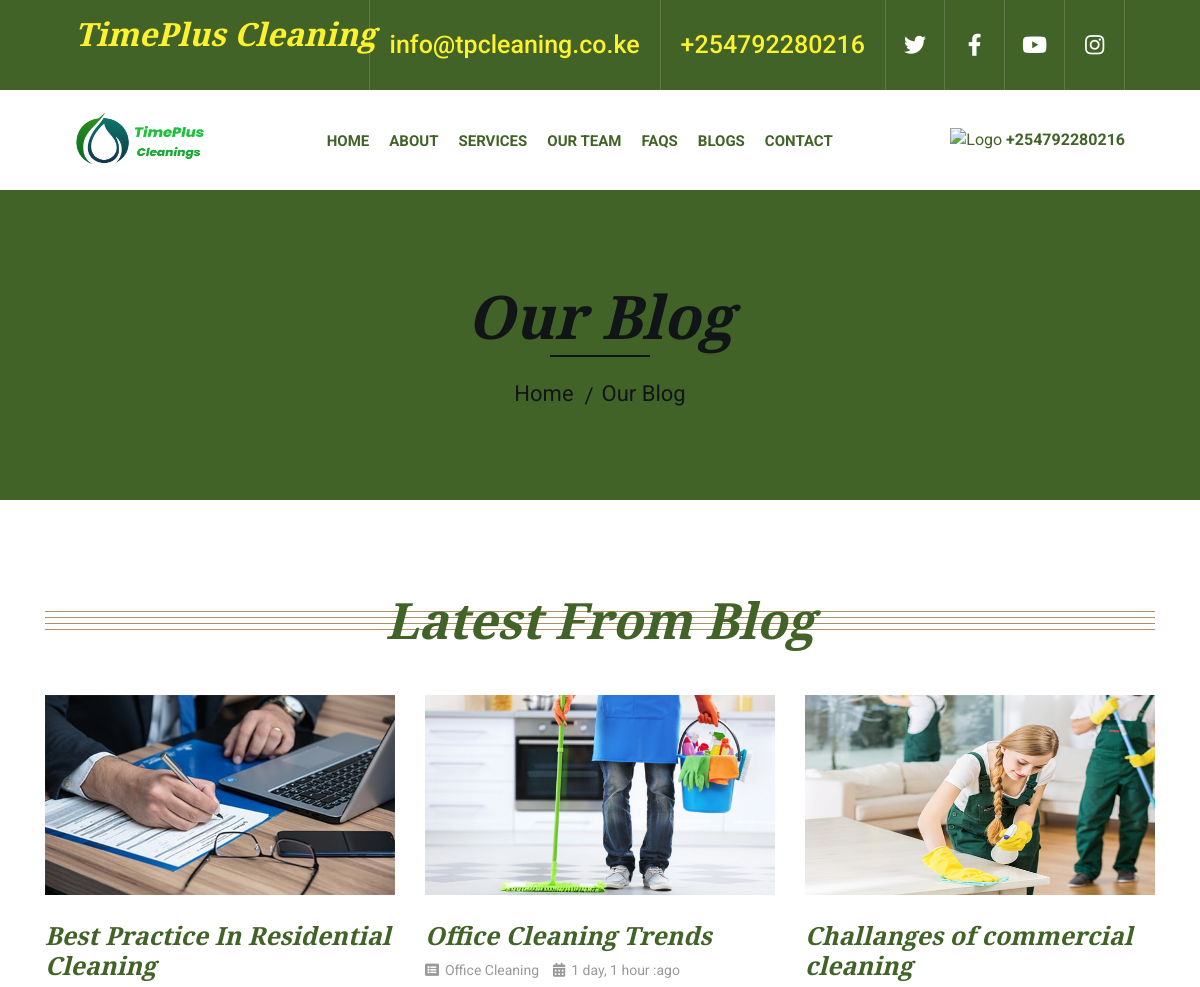
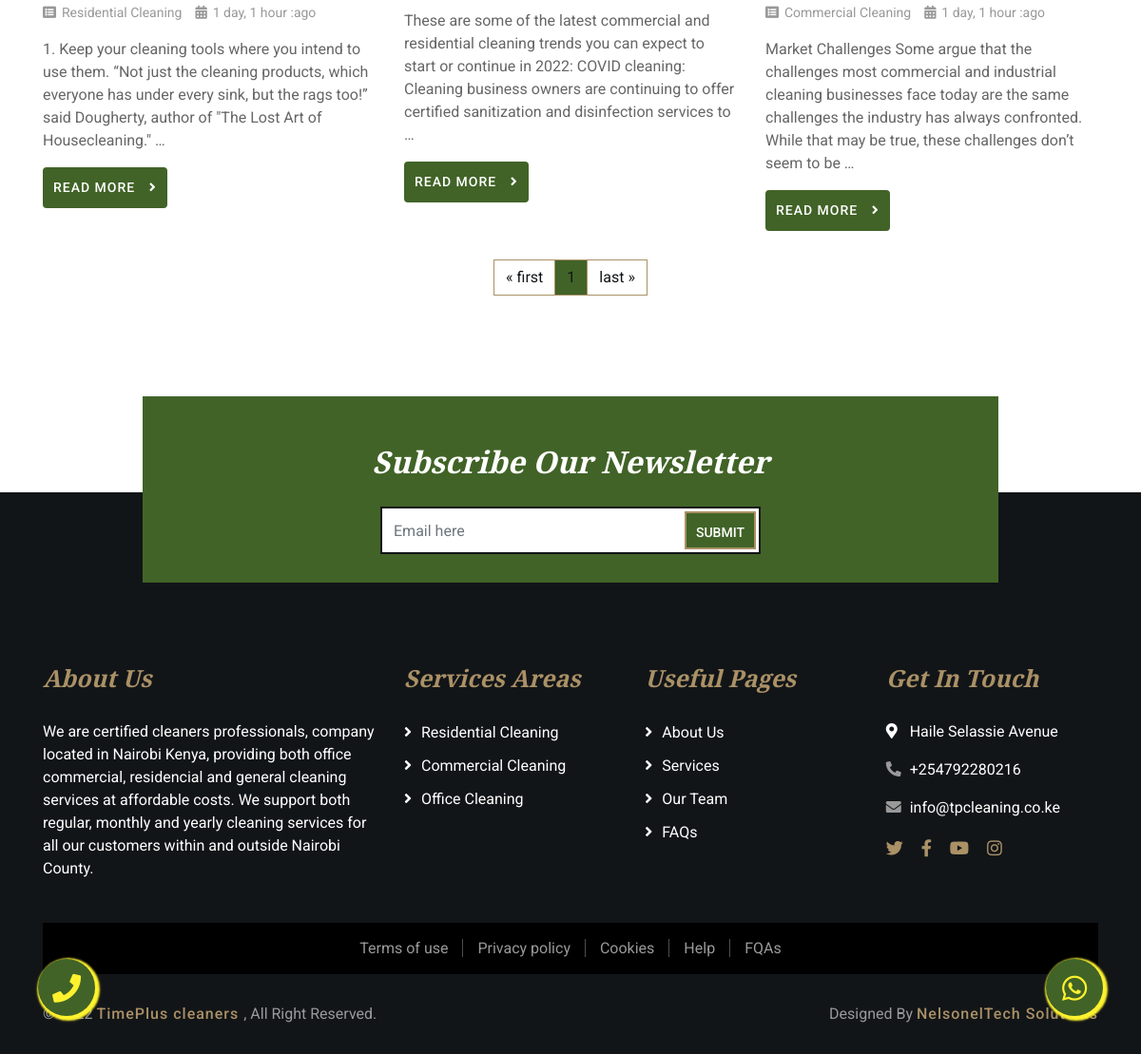
Screenshot of /blog/ with the database file from the repository (2 pictures, top to bottom).
### base/models.py (models this page shows, shortened)
class Blog(models.Model):
    host = models.ForeignKey(User, on_delete=models.SET_NULL, null=True)
    service = models.ForeignKey(Service, on_delete=models.SET_NULL, null=True)
    title = models.CharField(max_length=200)
    description = models.TextField(null=True, blank=True)
    image = models.ImageField(upload_to='static/image', null=True)
    updated = models.DateTimeField(auto_now=True)
    created = models.DateTimeField(auto_now_add=True)
    class Meta:
        ordering = ['-updated', '-created']

class Service(models.Model):
    name = models.CharField(max_length=200)
    image = models.ImageField(upload_to='static/image', null=True)
    body = models.TextField(null=True)
    updated = models.DateTimeField(auto_now=True, null=True)
    created = models.DateTimeField(auto_now_add=True, null=True)
    class Meta:
        ordering = ['-updated', '-created']
    def __str__(self):
        return self.name[0:50]

### base/views.py (the view)
# urls.py: path('blog/', views.blog, name='blog'),
def blog(request):
    blogs = Blog.objects.all()
    comments = Comment.objects.all()
    paginator = Paginator(blogs, 9)
    page_number = request.GET.get('page')
    page_obj = paginator.get_page(page_number)
    context = {'blogs': blogs, 'page_obj': page_obj, 'comments': comments}
    return render(request, 'base/blog.html', context)

### base/templates/base/blog.html (shortened to what this page needs)
{% extends 'main.html' %}
{% block content %}
{% load static %}
<div class="page-header">
    <div class="container">
        <div class="row">
            <div class="col-12">
                <h2>Our Blog</h2>
            </div>
            <div class="col-12">
                <a href="{% url 'home' %}">Home</a>
                <a href="{% url 'blog' %}">Our Blog</a>
            </div>
        </div>
    </div>
</div>
<div class="blog">
    <div class="container">
        <div class="section-header">
            <h2>Latest From Blog</h2>
        </div>
        <div class="row blog-page">
            {% for blog in page_obj %}
            <div class="col-lg-4 col-md-6 blog-item">
                <img src="{{ blog.image.url }}" width="100%" height="200" alt="TimePlus Cleaning Blog">
                <h3><a class="blog-link" href="{% url 'blogDetail' blog.id %}">{{blog.title}}</a></h3>
                <div class="meta">
                    <i class="fa fa-list-alt"></i>
                    <a href="">{{ blog.service }}</a>
                    <i class="fa fa-calendar-alt"></i>
                    <p>{{ blog.created | timesince }} :ago</p>
                </div>
                <p>
                    {{ blog.description|truncatewords:35}}
                </p>
                <a class="btn" href="{% url 'blogDetail' blog.id %}">Read More <i class="fa fa-angle-right"></i></a>
            </div>
            {% endfor %}
        </div>
        <div class="row">
            <div class="col-12">
                <ul class="pagination justify-content-center">
                    <li class="page-item">
                        <a class="page-link" href="?page=1">&laquo; first</a>
                    </li>
                    <li class="page-item active">
                        <a class="page-link" href="#">{{ page_obj.number }}</a>
                    </li>
                    <li class="page-item">
                        <a class="page-link" href="?page={{ page_obj.paginator.num_pages }}">last
                            &raquo;</a>
                    </li>
                </ul>
            </div>
        </div>
    </div>
</div>
{% endblock %}

### static/css/style.css (style rules this page uses)
body { color: #666666; background: #ffffff; font-family: 'Roboto', sans-serif; font-weight: 400; }
h1, h2, h3, h4, h5, h6 { font-family: 'EB Garamond', serif; font-weight: 600; font-style: italic; color: #121518; }
a { color: #454545; transition: .3s; }
.page-header { position: relative; margin-bottom: 45px; padding: 90px 0; text-align: center; background: #aa9166; }
.page-header h2 { position: relative; color: #121518; font-size: 60px; font-weight: 700; margin-bottom: 20px; padding-bottom: 5px; }
.page-header h2::after { position: absolute; content: ""; width: 100px; height: 2px; left: calc(50% - 50px); bottom: 0; background: #121518; }
.page-header a { position: relative; padding: 0 12px; font-size: 22px; color: #121518; }
.page-header a::after { position: absolute; content: "/"; width: 8px; height: 8px; top: -2px; right: -7px; text-align: center; color: #121518; }
.page-header a:last-child::after { display: none; }
.section-header { position: relative; width: 100%; text-align: center; margin-bottom: 45px; }
.section-header h2 { margin: 0; position: relative; font-size: 50px; font-weight: 700; white-space: nowrap; z-index: 1; }
.section-header h2::before { position: absolute; content: ""; width: 100%; height: 7px; left: 0; top: 21px; background: transparent; border-top: 1px solid #aa9166; border-bottom: 1px solid #aa9166; z-index: -1; }
.section-header h2::after { position: absolute; content: ""; width: 100%; height: 7px; left: 0; bottom: 20px; background: transparent; border-top: 1px solid #aa9166; border-bottom: 1px solid #aa9166; z-index: -1; }
.blog { position: relative; width: 100%; padding: 45px 0; }
.blog .blog-item { position: relative; margin: 0 15px; background: #ffffff; overflow: hidden; }
.blog .blog-page .blog-item { margin: 0 0 30px 0; }
.blog .blog-item img { width: 100%; margin-bottom: 25px; }
.blog .blog-item h3 { font-size: 25px; font-weight: 600; }
.blog .blog-item .meta { padding: 0 0 15px 0; }
.blog .blog-item .meta * { display: inline-block; margin: 0; padding: 0; font-size: 14px; color: #999999; }
.blog .blog-item .meta i { margin: 0 2px 0 10px; }
.blog .blog-item .meta i:first-child { margin-left: 0; }
.blog .blog-item p { font-size: 16px; }
.blog .blog-item a.btn { padding: 0; font-size: 14px; font-weight: 500; letter-spacing: 1px; text-transform: uppercase; color: #aa9166; transition: .3s; }
.blog .blog-item a.btn i { margin-left: 10px; }
.blog .pagination .page-link { color: #121518; border-radius: 0; border-color: #aa9166; }
.blog .pagination .page-link:hover, .blog .pagination .page-item.active .page-link { color: #121518; background: #aa9166; }

### base/templates/base/blog.html (style rules this page uses)
.section-header h2 { color: #416327 !important; }
.page-header { background-color: #416327 !important; }
.blog-link { color: #416327 !important; }
.btn { color: #416327 !important; padding: 10px !important; }
.blog .pagination .page-link:hover, .blog .pagination .page-item.active .page-link { color: #121518; background: #416327 !important; }

### templates/footer.html (style rules this page uses)
.btn { background-color: #416327 !important; color: #ffffff !important; }

### rows the page displays
Blog: image (picture), title "Best Practice In Residential Cleaning", service "Residential Cleaning", created "1 day, 1 hour", description "1. Keep your cleaning tools where you intend to use them. “Not just the cleaning products, which everyone has under every sink, but the rags too!” said Dougherty, author of \"The Lost Art of Housecleaning.\" …"
Blog: image (picture), title "Office Cleaning Trends", service "Office Cleaning", created "1 day, 1 hour", description "These are some of the latest commercial and residential cleaning trends you can expect to start or continue in 2022: COVID cleaning: Cleaning business owners are continuing to offer certified sanitization and disinfection services to …"
Blog: image (picture), title "Challanges of commercial cleaning", service "Commercial Cleaning", created "1 day, 1 hour", description "Market Challenges Some argue that the challenges most commercial and industrial cleaning businesses face today are the same challenges the industry has always confronted. While that may be true, these challenges don’t seem to be …"

### other values shown
{{ page_obj.number }} "1"
